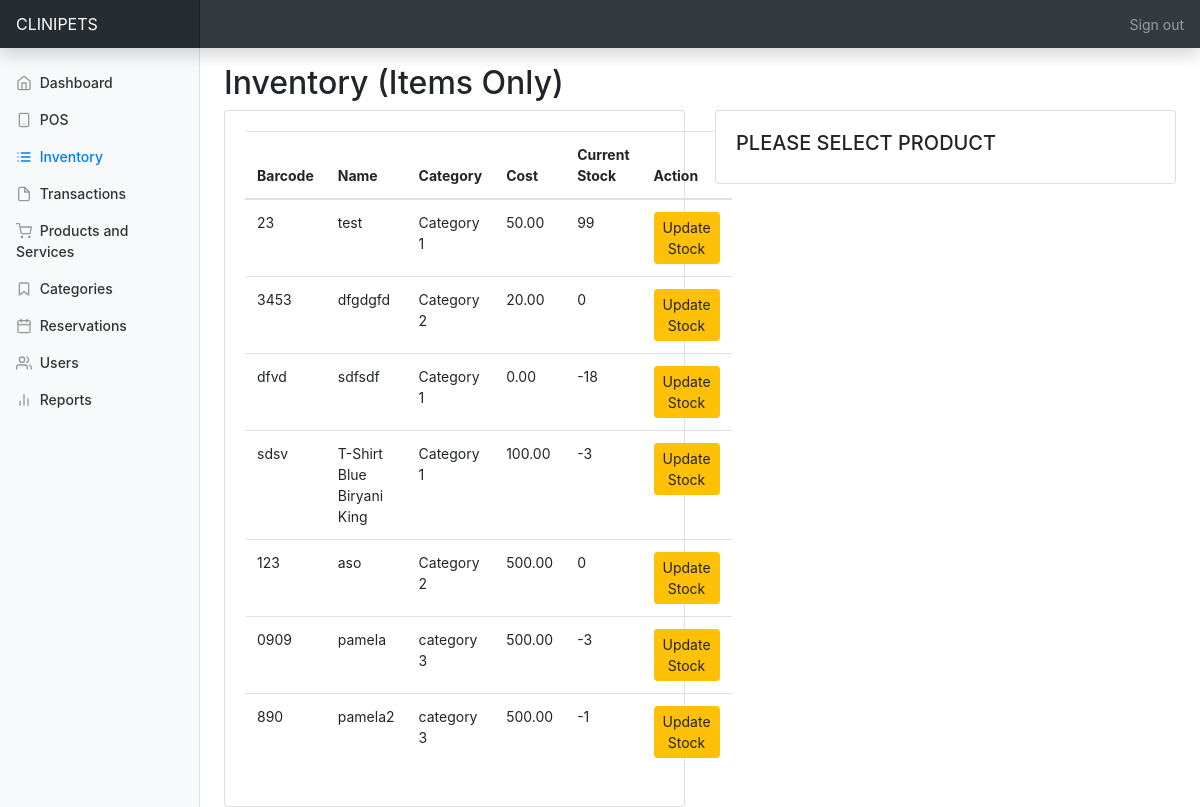
The page /admin/inventory.php (signed in) on the database as committed earlier.
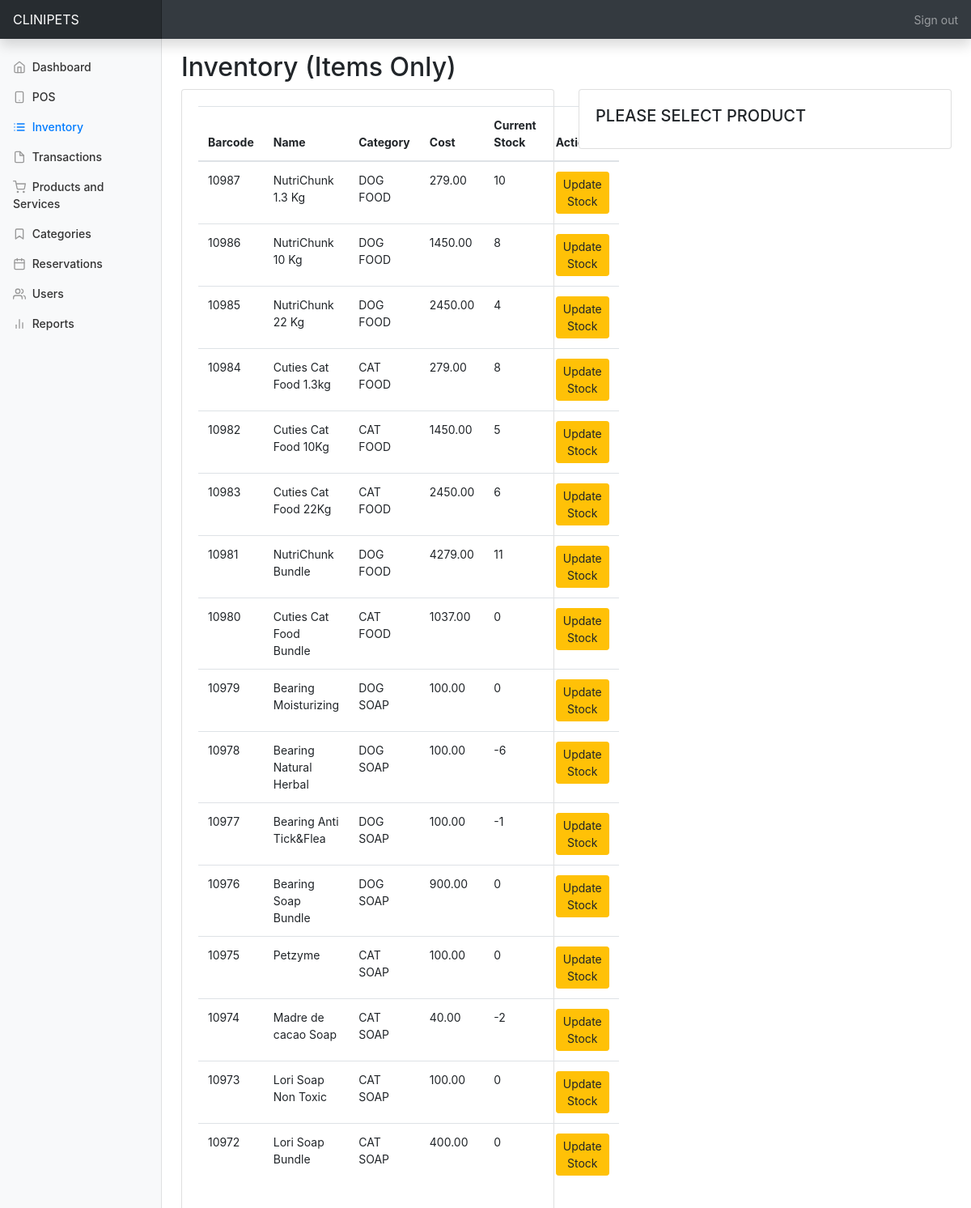
The same page on the database as committed later.
### tables this page shows
CREATE TABLE `products` (
  `id` int(11) NOT NULL,
  `type` varchar(255) NOT NULL,
  `barcode` varchar(255) DEFAULT NULL,
  `image` varchar(255) DEFAULT NULL,
  `name` varchar(255) NOT NULL,
  `cost` decimal(10,2) NOT NULL,
  `price` decimal(10,2) NOT NULL,
  `current_stock` int(11) NOT NULL,
  `category` varchar(20) DEFAULT NULL
);

### admin/inventory.php (the view, shortened to what this page needs)
<?php
    include '../db_config.php';
    $activeNav = 'inventory';
    if (isset($_GET['action']) && isset($_GET['id'])) {
        $action = $_GET['action'];
        $id = $_GET['id'];
        $query = $conn->prepare("SELECT * FROM products WHERE id = ?");
        $query->execute([$id]);
        $selectedProduct = $query->fetch();
        if ($_GET['action'] == 'stock') {
            $formTitle = "UPDATE PRODUCT STOCK: [{$selectedProduct['name']}]";
        }
    } else {
        $formTitle = "PLEASE SELECT PRODUCT";
    }
    if (isset($_GET['filter_category']) && isset($_GET['filter_stock'])) {
        $filter_category = $_GET['filter_category'];
        $filter_stock = $_GET['filter_stock'];
        $conditions = [];
        if ($filter_category != 'all') {
            $conditions['category'] = $filter_category;
        }
        $stockWhere = '';
        if ($filter_stock != 'all') {
            $stockWhere .= "AND ";
            if ($filter_stock == 'no-stocks') {
                $stockWhere .= "current_stock <= 0";
            }
            if ($filter_stock == 'low-stocks') {
                $stockWhere .= "current_stock <= 5 AND current_stock > 0";
            }
            if ($filter_stock == 'high-stocks') {
                $stockWhere .= "current_stock >= 20";
            }
        }
        $where = '';
        foreach ($conditions as $column => $value) {
            $where .= " AND {$column} = '{$value}'";
        }
        $sql = "SELECT * FROM products WHERE type = 'item' " . $where . $stockWhere;
        $query = $conn->prepare($sql);
        $query->execute();
        $products = $query->fetchAll();
    } else {
        $stmt = $conn->prepare("SELECT * FROM products WHERE type = 'item'");
        $stmt->execute();
        $products = $stmt->fetchAll();
    }
?>
<!DOCTYPE html>
<html>
<head>
    <?php include 'theme-css.php'; ?>
</head>
<body>
    <?php include 'nav-top.php'; ?>
    <div class="container-fluid">
        <div class="row">
            <?php include 'nav-side.php'; ?>
            <main role="main" class="col-md-9 ml-sm-auto col-lg-10 px-md-4">
                <div class="pt-3">
                    <h1 class="h2">Inventory (Items Only)</h1>
                </div>
                <div class="row">
                    <div class="col-md-6">
                        <div class="card">
                            <div class="card-body">
                                <table class="table product_list">
                                    <thead>
                                        <tr>
                                            <th>Barcode</th>
                                            <th id="pname">Name</th>
                                            <th>Category</th>
                                            <th>Cost</th>
                                            <th>Current Stock </th>
                                            <th>Action</th>
                                        </tr>
                                    </thead>
                                    <tbody>
                                        <?php foreach ($products as $key => $product):
                                            $current_stock = $product['current_stock'];
                                            if ($current_stock <= 0) {
                                                $fstocks = 'no-stocks';
                                            } elseif ($current_stock <= 5 && $current_stock >= 1) {
                                                $fstocks = 'low-stocks';
                                            } elseif ($current_stock > 5) {
                                                $fstocks = 'high-stocks';
                                            }
                                        ?>
                                        <tr data-fdata="<?=$fstocks; ?> <?=$product['category']; ?>" data-fstock="<?=$fstocks; ?>" data-fcategory="<?=$product['category']; ?>">
                                            <td><?=$product['barcode']; ?></td>
                                            <td><?=$product['name']; ?></td>
                                            <td><?=$product['category']; ?></td>
                                            <td><?=$product['cost']; ?></td>
                                            <td><?=$product['current_stock']; ?></td>
                                            <td>
                                                <a href="inventory.php?id=<?=$product['id']; ?>&action=stock" class="btn btn-warning btn-sm">Update Stock</a>
                                            </td>
                                        </tr>
                                        <?php endforeach; ?>
                                    </tbody>
                                </table>
                            </div>
                        </div>
                    </div>
                    <div class="col-md-6">
                        <div class="card">
                            <div class="card-body">
                                <h5><?php echo $formTitle; ?></h5>
                            </div>
                        </div>
                    </div>
                </div>
            </main>
        </div>
    </div>
</body>
</html>

### admin/theme-css.php
<link rel="stylesheet" type="text/css" href="../assets/css/bootstrap.min.css">
<link rel="stylesheet" type="text/css" href="../assets/css/dashboard.css">

### admin/nav-top.php (shortened to what this page needs)
<nav class="navbar navbar-dark sticky-top bg-dark flex-md-nowrap p-0 shadow">
    <a class="navbar-brand col-md-3 col-lg-2 mr-0 px-3" href="index.php">CLINIPETS</a>
    <ul class="navbar-nav px-3">
        <li class="nav-item text-nowrap">
            <a class="nav-link" href="logout.php">Sign out</a>
        </li>
    </ul>
</nav>

### admin/nav-side.php
<nav id="sidebarMenu" class="col-md-3 col-lg-2 d-md-block bg-light sidebar collapse">
    <div class="sidebar-sticky pt-3">
        <ul class="nav flex-column">
            <li class="nav-item">
                <a class="nav-link <?=$activeNav=='dashboard'?'active':''; ?>" href="dashboard.php">
                    <span data-feather="home"></span>
                    Dashboard
                </a>
            </li>
            <li class="nav-item">
                <a class="nav-link <?=$activeNav=='pos'?'active':''; ?>" href="pos.php">
                    <span data-feather="smartphone"></span>
                    POS
                </a>
            </li>
            <li class="nav-item">
                <a class="nav-link <?=$activeNav=='inventory'?'active':''; ?>" href="inventory.php">
                    <span data-feather="list"></span>
                    Inventory
                </a>
            </li>
            <li class="nav-item">
                <a class="nav-link <?=$activeNav=='transactions'?'active':''; ?>" href="transactions.php">
                    <span data-feather="file"></span>
                    Transactions
                </a>
            </li>
            <li class="nav-item">
                <a class="nav-link <?=$activeNav=='products'?'active':''; ?>" href="products.php">
                    <span data-feather="shopping-cart"></span>
                    Products and Services
                </a>
            </li>
            <li class="nav-item">
                <a class="nav-link <?=$activeNav=='category'?'active':''; ?>" href="category.php">
                    <span data-feather="bookmark"></span>
                    Categories
                </a>
            </li>
            <li class="nav-item">
                <a class="nav-link <?=$activeNav=='reservations'?'active':''; ?>" href="reservations.php">
                    <span data-feather="calendar"></span>
                    Reservations
                </a>
            </li>
            <li class="nav-item">
                <a class="nav-link <?=$activeNav=='users'?'active':''; ?>" href="users.php">
                    <span data-feather="users"></span>
                    Users
                </a>
            </li>
            <li class="nav-item">
                <a class="nav-link <?=$activeNav=='reports'?'active':''; ?>" href="reports.php">
                    <span data-feather="bar-chart-2"></span>
                    Reports
                </a>
            </li>
        </ul>
    </div>
</nav>

### assets/css/dashboard.css (style rules this page uses)
body { font-size: .875rem; }
.feather { width: 16px; height: 16px; vertical-align: text-bottom; }
.sidebar { position: fixed; top: 0; bottom: 0; left: 0; z-index: 100; padding: 48px 0 0; box-shadow: inset -1px 0 0 rgba(0, 0, 0, .1); }
.sidebar-sticky { position: relative; top: 0; height: calc(100vh - 48px); padding-top: .5rem; overflow-x: hidden; overflow-y: auto; }
.sidebar .nav-link { font-weight: 500; color: #333; }
.sidebar .nav-link .feather { margin-right: 4px; color: #999; }
.sidebar .nav-link.active { color: #007bff; }
.sidebar .nav-link:hover .feather, .sidebar .nav-link.active .feather { color: inherit; }
.navbar-brand { padding-top: .75rem; padding-bottom: .75rem; font-size: 1rem; background-color: rgba(0, 0, 0, .25); box-shadow: inset -1px 0 0 rgba(0, 0, 0, .25); }

Rows that differ between the two databases and show on the page:
removed products: barcode "23", name "test", category "Category 1", cost "50.00", current_stock "99"
removed products: barcode "3453", name "dfgdgfd", category "Category 2", cost "20.00", current_stock "0"
removed products: barcode "dfvd", name "sdfsdf", category "Category 1", cost "0.00", current_stock "-18"
removed products: barcode "sdsv", name "T-Shirt Blue Biryani King", category "Category 1", cost "100.00", current_stock "-3"
removed products: barcode "123", name "aso", category "Category 2", cost "500.00", current_stock "0"
removed products: barcode "0909", name "pamela", category "category 3", cost "500.00", current_stock "-3"
removed products: barcode "890", name "pamela2", category "category 3", cost "500.00", current_stock "-1"
added products: barcode "10987", name "NutriChunk 1.3 Kg", category "DOG FOOD", cost "279.00", current_stock "10"
added products: barcode "10986", name "NutriChunk 10 Kg", category "DOG FOOD", cost "1450.00", current_stock "8"
added products: barcode "10985", name "NutriChunk 22 Kg", category "DOG FOOD", cost "2450.00", current_stock "4"
added products: barcode "10984", name "Cuties Cat Food 1.3kg", category "CAT FOOD", cost "279.00", current_stock "8"
added products: barcode "10982", name "Cuties Cat Food 10Kg", category "CAT FOOD", cost "1450.00", current_stock "5"
added products: barcode "10983", name "Cuties Cat Food 22Kg", category "CAT FOOD", cost "2450.00", current_stock "6"
added products: barcode "10981", name "NutriChunk Bundle", category "DOG FOOD", cost "4279.00", current_stock "11"
added products: barcode "10980", name "Cuties Cat Food Bundle", category "CAT FOOD", cost "1037.00", current_stock "0"
added products: barcode "10979", name "Bearing Moisturizing", category "DOG SOAP", cost "100.00", current_stock "0"
added products: barcode "10978", name "Bearing Natural Herbal", category "DOG SOAP", cost "100.00", current_stock "-6"
added products: barcode "10977", name "Bearing Anti Tick&Flea", category "DOG SOAP", cost "100.00", current_stock "-1"
added products: barcode "10976", name "Bearing Soap Bundle", category "DOG SOAP", cost "900.00", current_stock "0"
added products: barcode "10975", name "Petzyme", category "CAT SOAP", cost "100.00", current_stock "0"
added products: barcode "10974", name "Madre de cacao Soap", category "CAT SOAP", cost "40.00", current_stock "-2"
added products: barcode "10973", name "Lori Soap Non Toxic", category "CAT SOAP", cost "100.00", current_stock "0"
added products: barcode "10972", name "Lori Soap Bundle", category "CAT SOAP", cost "400.00", current_stock "0"
